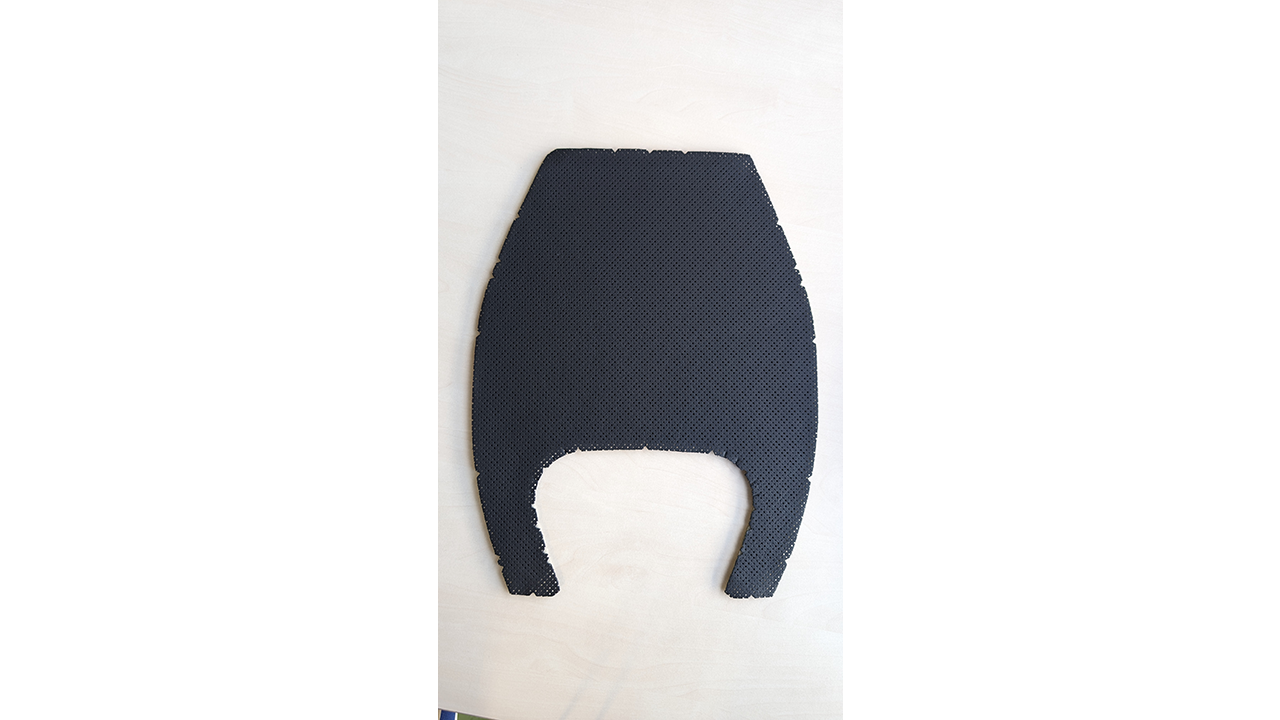
#> input picture data/seat1.png, 1280 x 720 px
$ python rotate.py
#> lines starting #> are read from the running program, lines starting #| are printed output that depends on the picture; after the words box and inside, x2 and y2 are one past the last pixel; in counts of white or black regions, pixels touching at a corner belong together
#> in main, img is the input picture: shape (720, 1280, 3); mean B, G, R 227.8, 227.1, 227.1
import cv2
import numpy as np

def find_largest_contour_centroid(image_path):
    # Read the image
#> called with image_path = './data/seat1.png'
    image = cv2.imread(image_path)

    # Convert to grayscale
    gray = cv2.cvtColor(image, cv2.COLOR_BGR2GRAY)

    # Apply threshold to get binary image
    _, thresh = cv2.threshold(gray, 127, 255, cv2.THRESH_BINARY)
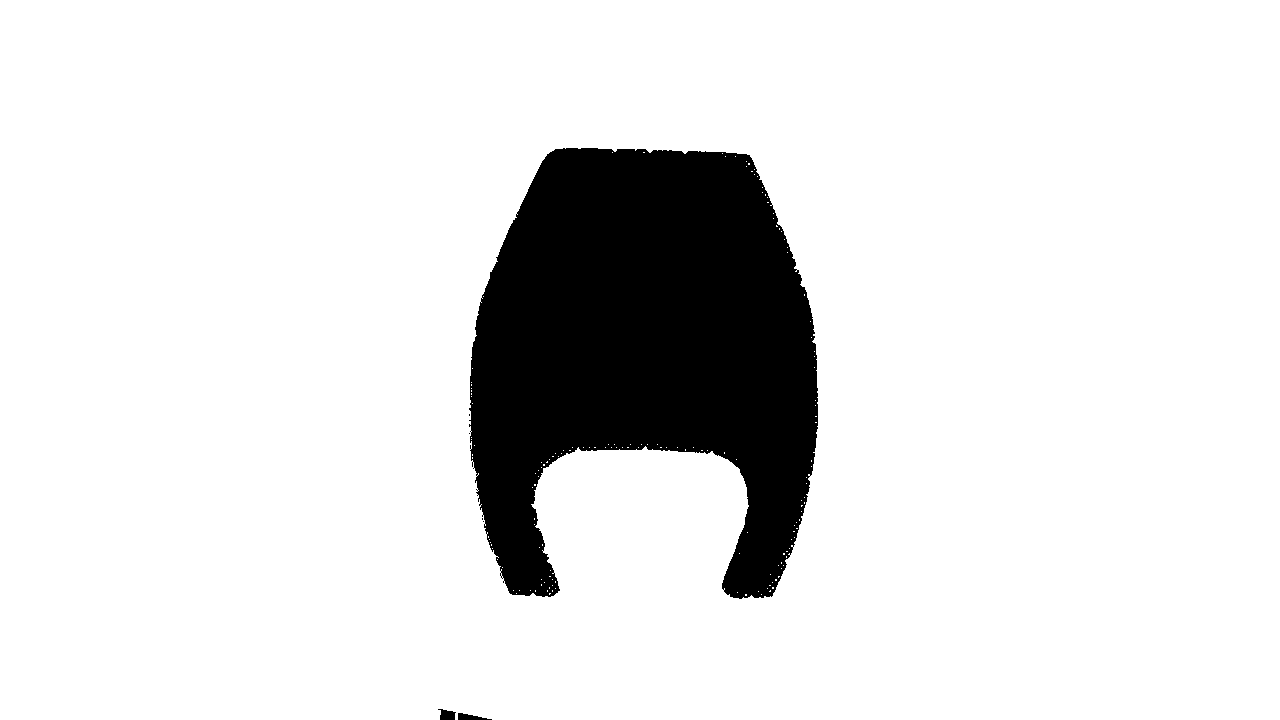
#> thresh: shape (720, 1280); 88.1% white; 7 black regions (4 under 20 px), largest, box (x1, y1, x2, y2) and area: (469, 148, 818, 599) 108933, (438, 709, 456, 720) 141, (458, 713, 492, 720) 137

    thresh = cv2.bitwise_not(thresh)
#> thresh: shape (720, 1280); 11.9% white; 7 white regions (4 under 20 px)

    # Find contours
    contours, _ = cv2.findContours(thresh, cv2.RETR_TREE, cv2.CHAIN_APPROX_SIMPLE)
#> contours = 186 contours, 183 with area under 20; largest, box (x1, y1, x2, y2) and area: (469, 148, 818, 599) 108334, (438, 709, 456, 720) 115, (458, 713, 492, 720) 100

    # Assume the largest contour is the first one
    max_contour = max(contours, key=cv2.contourArea)
#> max_contour = contour of 964 points, box (x1, y1, x2, y2) (469, 148, 818, 599), area 108334

    # Calculate the centroid of the largest contour
    M = cv2.moments(max_contour)
#> M = moments, m00 108334, centre m10/m00, m01/m00 = (644.5, 344.9)
    if M["m00"] != 0:
        cx = int(M["m10"] / M["m00"])
#> cx = 644
        cy = int(M["m01"] / M["m00"])
#> cy = 344
    else:
        cx, cy = 0, 0

    # Draw the largest contour
    cv2.drawContours(image, [max_contour], -1, (0, 255, 0), 2)
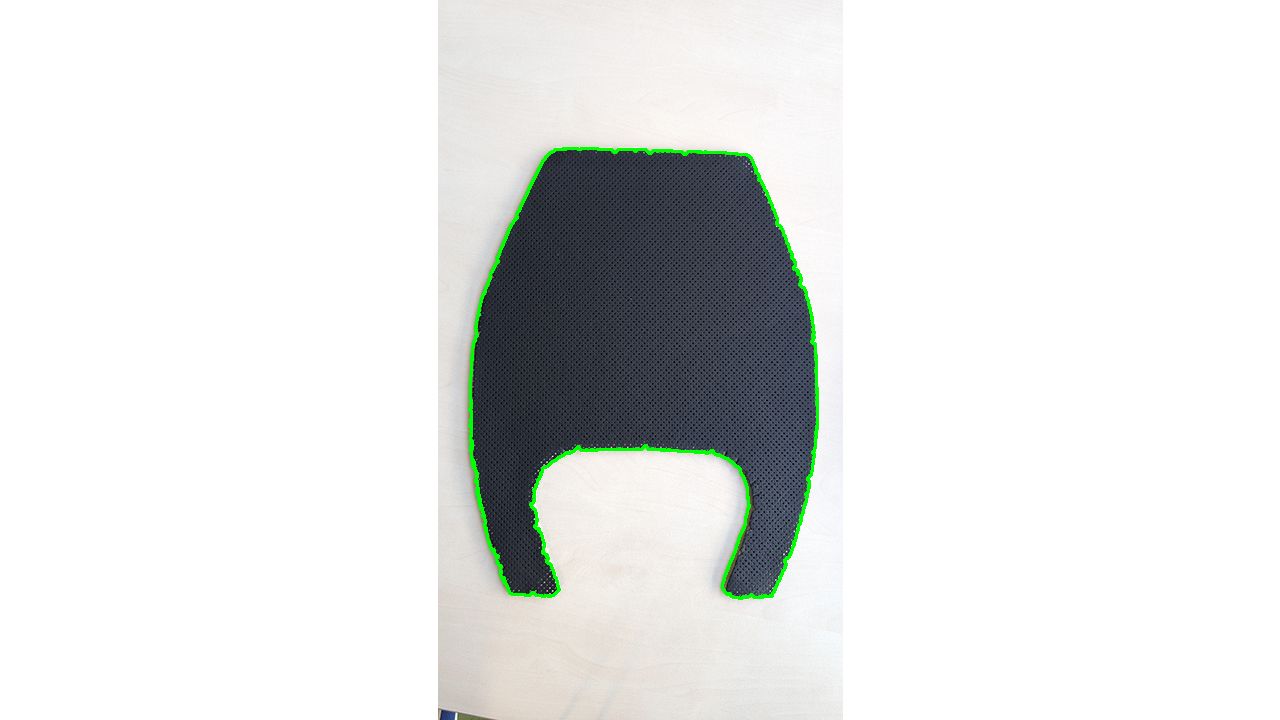
#> image: shape (720, 1280, 3); 0.67% of pixels changed, all inside (x1, y1, x2, y2) = (468, 147, 819, 600)

    # Draw the centroid of the largest contour
    cv2.line(image, (cx-20, cy-20), (cx+20, cy+20), (0, 0, 255), 2)
#> image: shape (720, 1280, 3); 0.02% of pixels changed, all inside (x1, y1, x2, y2) = (623, 323, 666, 366)
    cv2.line(image, (cx+20, cy-20), (cx-20, cy+20), (0, 0, 255), 2)
#> image: shape (720, 1280, 3); mean B, G, R 227, 228, 226.4

    return image, (cx, cy)


def rotate_image(image, centroid, angle):
    """画像を指定した角度分、重心を中心に回転させる関数"""
    height, width = image.shape[:2]

    # 回転行列の取得
    rotation_matrix = cv2.getRotationMatrix2D(centroid, angle, 1.0)  # scale=1.0で画像サイズ維持

    # アフィン変換で回転
    rotated_image = cv2.warpAffine(image, rotation_matrix, (width, height))

    return rotated_image


def generate_video(image, output_path, duration, fps):
    """重心を中心に回転する動画を生成する関数"""
    image, centroid = find_largest_contour_centroid(image)
#> centroid = (644, 344)

    # 動画出力設定
    fourcc = cv2.VideoWriter_fourcc(*'mp4v')
    video_writer = cv2.VideoWriter(output_path, fourcc, fps, (image.shape[1], image.shape[0]))

    # 動画生成
    for angle in np.linspace(0, 360, duration * fps):
        rotated_image = rotate_image(image.copy(), centroid, angle)

        gray =  cv2.cvtColor(rotated_image, cv2.COLOR_BGR2GRAY)
        ret, thresh = cv2.threshold(gray, 127, 255, 0)
        contours, _ = cv2.findContours(thresh, 1, 2)


        video_writer.write(thresh)
        cv2.imshow('hehe', thresh)
        if cv2.waitKey(1) & 0xFF == ord('q'):
            break
#> this loop made 1 pass; (key q is pressed on pass 1)
#> rotation_matrix in rotate_image on pass 1: [[1, 0, 0], [0, 1, 0]]
#> pass 1, in generate_video, `ret, thresh = cv2.threshold(gray, 127, 255, 0)`:
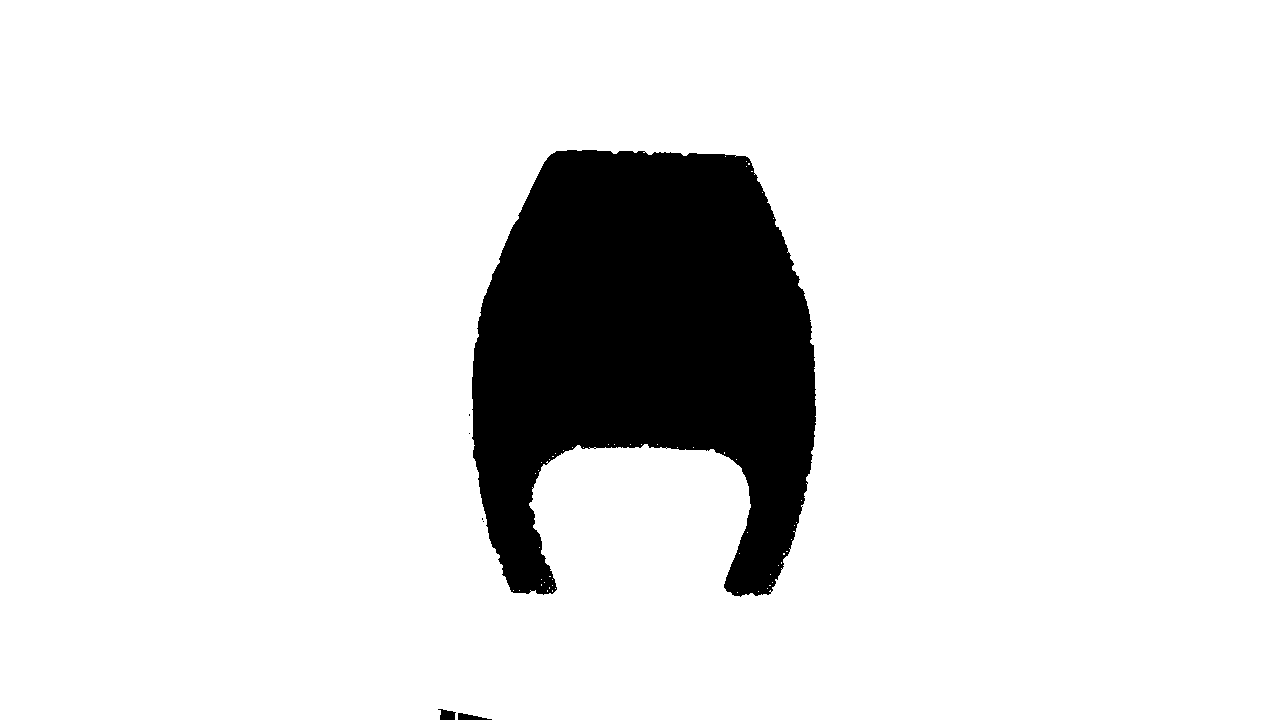
#> thresh: shape (720, 1280); 88.6% white; 7 black regions (4 under 20 px), largest, box (x1, y1, x2, y2) and area: (472, 150, 816, 597) 105095, (438, 709, 456, 720) 141, (458, 713, 492, 720) 137

    video_writer.release()

def main():
    image_path = './data/seat1.png'
    output_path = './data/thresh_0323.mp4'
    duration = 10  # 動画の長さ（秒）
    fps = 30  # フレームレート

    img = cv2.imread(image_path)
    # [5 lines of commented-out code are left out]
    generate_video(image_path, output_path, duration, fps)


if __name__ == "__main__":
    main()

$ run again, with data/res1_0322.jpg saved as data/seat1.png
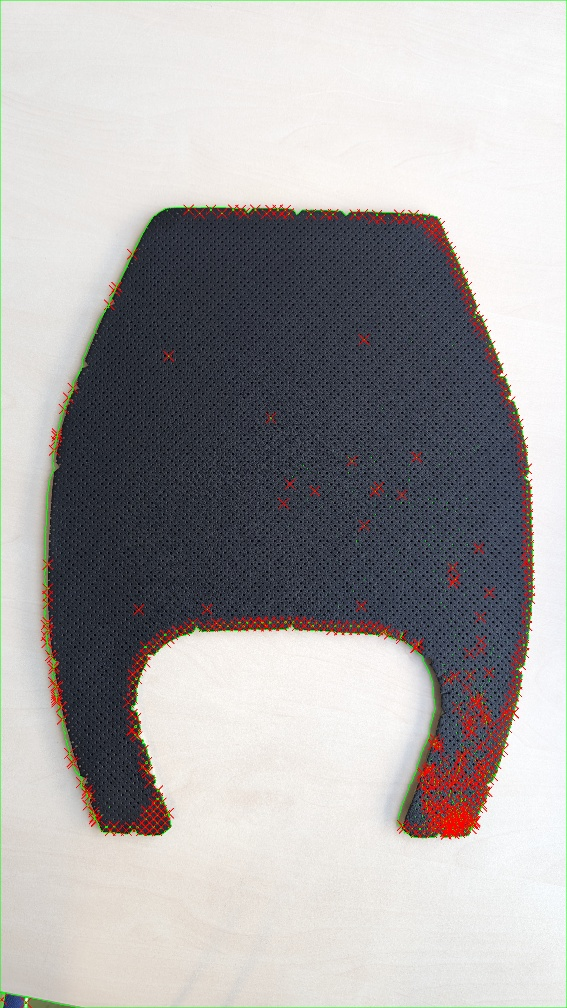
#> input picture data/res1_0322.jpg, 567 x 1008 px
#> in main, img is the input picture: shape (1008, 567, 3); mean B, G, R 166, 165.8, 168
#> in find_largest_contour_centroid, `contours, _ = cv2.findContours(thresh, cv2.RETR_TREE, cv2.CHAIN_APPROX..`: contours = 662 contours, 658 with area under 20; largest, box (x1, y1, x2, y2) and area: (41, 205, 535, 840) 213615, (0, 993, 75, 1008) 439, (49, 657, 57, 669) 40, (43, 632, 49, 642) 26
#> max_contour = contour of 2009 points, box (x1, y1, x2, y2) (41, 205, 535, 840), area 213615
#> M = moments, m00 213615, centre m10/m00, m01/m00 = (289.8, 483.7)
#> cx = 289
#> cy = 483
#> in find_largest_contour_centroid, `cv2.drawContours(image, [max_contour], -1, (0, 255, 0), 2)`:
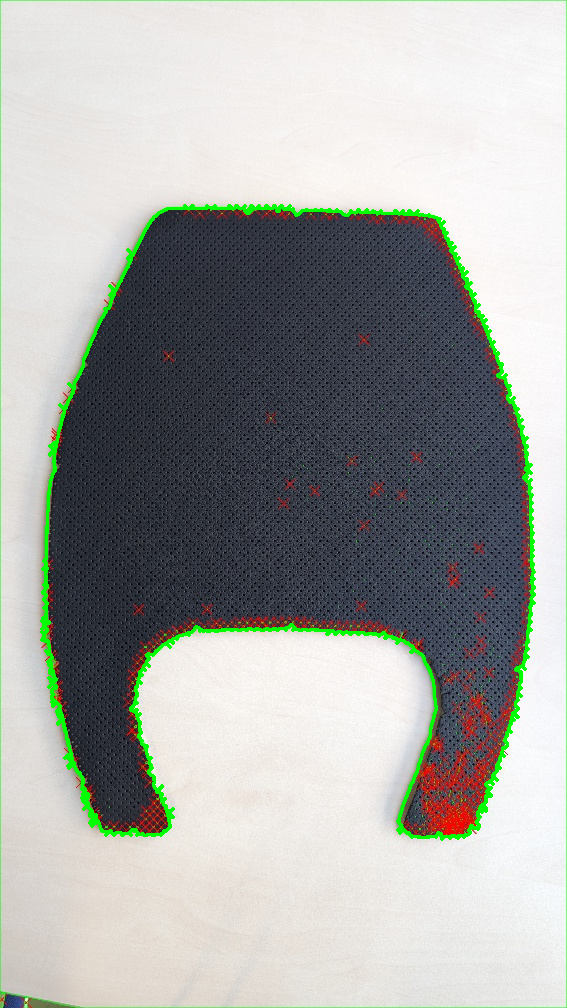
#> image: shape (1008, 567, 3); 1.93% of pixels changed, all inside (x1, y1, x2, y2) = (40, 204, 536, 841)
#> centroid = (289, 483)
#> the loop in generate_video, `for angle in np.linspace(0, 360, duration * fps):` made 1 pass; (key q is pressed on pass 1)
#> rotation_matrix in rotate_image on pass 1: [[1, 0, 0], [0, 1, 0]]
#> pass 1, in generate_video, `ret, thresh = cv2.threshold(gray, 127, 255, 0)`:
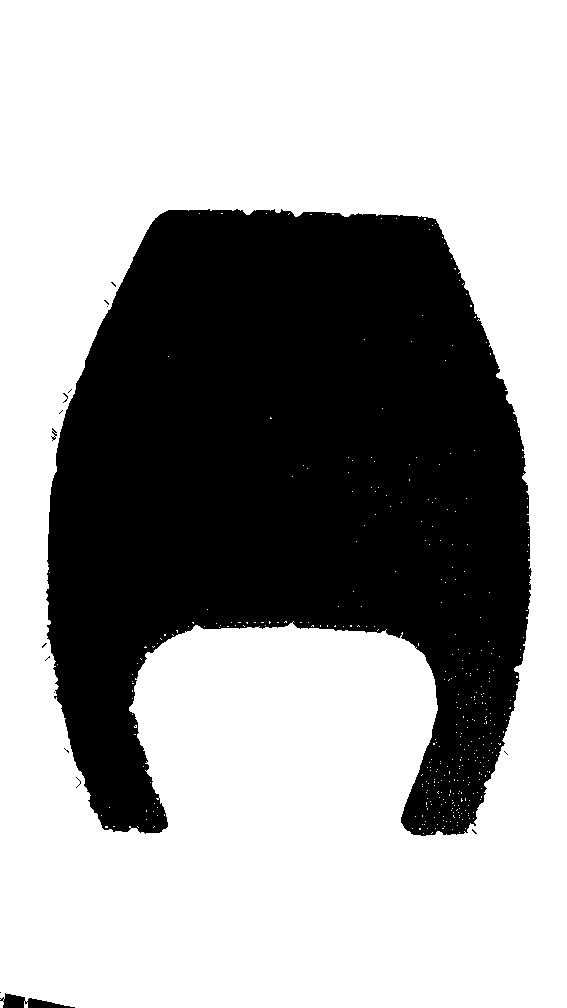
#> thresh: shape (1008, 567); 63.5% white; 17 black regions (14 under 20 px), largest, box (x1, y1, x2, y2) and area: (46, 209, 532, 836) 208177, (0, 993, 75, 1008) 528, (51, 428, 57, 441) 31
